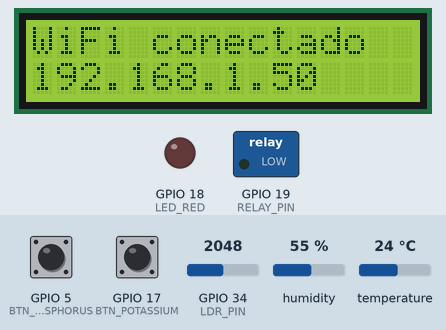
This sketch was run on a simulated ESP32. Parts: 16×2 character LCD, switched loads named in the sketch (green lamp = pin HIGH), output pins drawn as LEDs (lit = HIGH). The inputs (shaded band) are chosen by the test bench; at power-on: GPIO 5 (BTN_PHOSPHORUS) HIGH, GPIO 17 (BTN_POTASSIUM) HIGH, humidity 55 %, GPIO 34 (LDR_PIN) = 2048, temperature 24 °C. WiFi joins after 1.5 s; servers stay silent unless stated; network time is answered at once with the bench clock; the local clock reads 2024-03-15 10:24:30 at power-on unless the sketch sets it; random numbers use the default seed unless the sketch sets one; no MQTT or app messages arrive unless stated; what the sketch prints to the serial monitor is not drawn.

Above: at 1.7 s.
4.4 s: GPIO 5 (BTN_PHOSPHORUS) pulled LOW for 2.1 s
At 7.2 s:
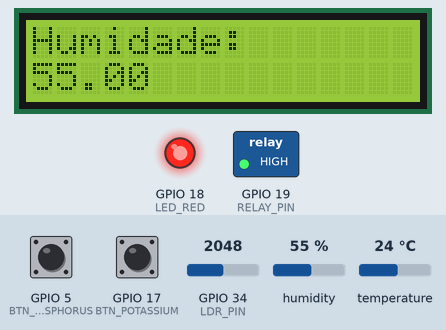
10.7 s: GPIO 17 (BTN_POTASSIUM) pulled LOW for 2.1 s
At 11.9 s:
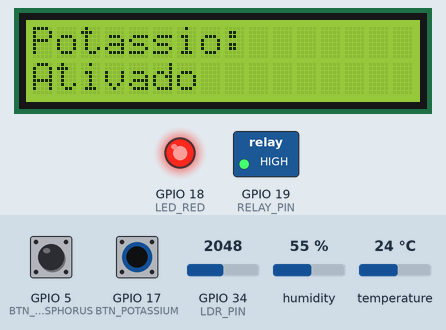
18.2 s: GPIO 5 (BTN_PHOSPHORUS) pulled LOW for 2.1 s
At 19.2 s:
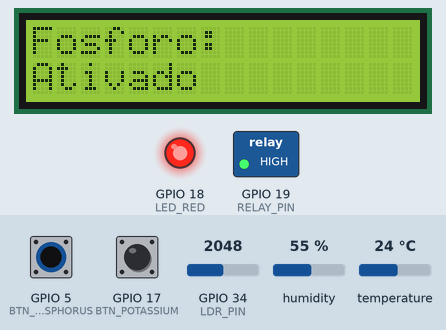
28.9 s: humidity set to 22 %
At 34.4 s:
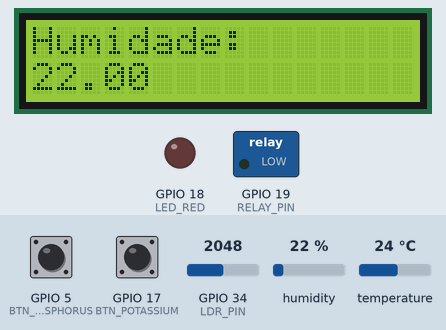
36.2 s: GPIO 34 (LDR_PIN) set to 1460
At 44.1 s:
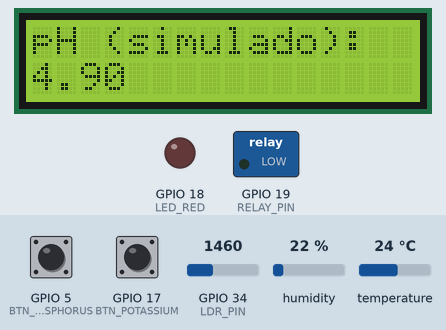
44.8 s: GPIO 17 (BTN_POTASSIUM) pulled LOW for 2.1 s
At 46.4 s:
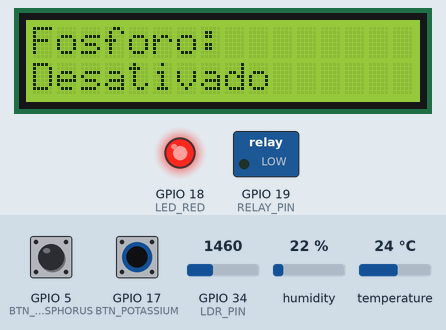
Timing chart, 0 to 49.8 s (numbered marks = the images above; inputs shaded):
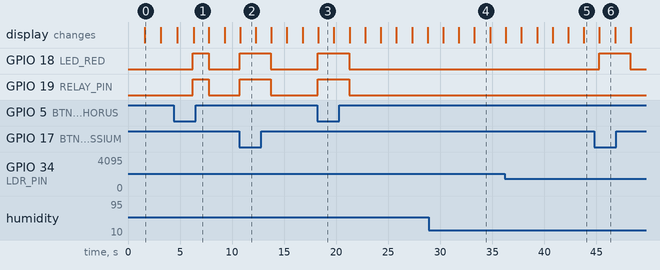

Measured:
- after the input at 4.4 s, GPIO 18 (LED_RED), GPIO 19 (RELAY_PIN): LOW → HIGH after 1.8 s, → LOW 1.5 s later
- after the input at 10.7 s, GPIO 18 (LED_RED), GPIO 19 (RELAY_PIN): LOW → HIGH at once, → LOW 3.0 s later
- after the input at 18.2 s, GPIO 18 (LED_RED), GPIO 19 (RELAY_PIN): LOW → HIGH after 0.05 s, → LOW 3.0 s later
- after the input at 44.8 s, GPIO 18 (LED_RED): LOW → HIGH after 0.47 s, → LOW 3.0 s later
- what the display in image 0 shows lasts 1.6 s, from 1.6 s to 3.2 s

The sketch:

sketch.ino
```cpp
#include <DHT.h>
#include <WiFi.h>
#include <PubSubClient.h>
#include <ArduinoJson.h>
#include <WiFiUdp.h>
#include <NTPClient.h>
#include <LiquidCrystal_I2C.h>

struct DateTime {
  char date[11]; // 1 - SUBSTITUÍ STRING POR CHAR[] PARA ECONOMIZAR MEMÓRIA.
  char time[9];
};

// Credenciais da rede WiFi
const char* ssid = "Wokwi-GUEST";
const char* password = "";

// Endereço do servidor MQTT
const char* mqtt_server = "broker.mqtt-dashboard.com";
WiFiClient espClient;
PubSubClient client(espClient);

unsigned long lastMsg = 0;
#define MSG_BUFFER_SIZE (200)
char msg[MSG_BUFFER_SIZE];

const uint16_t mqtt_port = 1883; // 2 - USANDO UINT16_T PARA ECONOMIZAR MEMÓRIA.

#define DHTPIN 23
#define DHTTYPE DHT22
#define LDR_PIN 34
#define BTN_PHOSPHORUS 5
#define BTN_POTASSIUM 17
#define RELAY_PIN 19
#define LED_RED 18

// Inicialização do objeto para o sensor DHT
DHT dht(DHTPIN, DHTTYPE);

// Inicialização do objeto LCD
LiquidCrystal_I2C LCD = LiquidCrystal_I2C(0x27, 16, 2);

uint16_t moistureThreshold = 600; // 3 - REPRESENTANDO UMIDADE COMO INTEIRO (600 = 60.0%).
uint16_t phMin = 60; // 4 - pH REPRESENTADO COMO INTEIRO (6.0 -> 60).
uint16_t phMax = 80; // 4 - pH REPRESENTADO COMO INTEIRO (8.0 -> 80).

uint8_t phosphorusDetected = 0; // 5 - USANDO UINT8_T PARA FLAGS BOOLEANAS.
uint8_t potassiumDetected = 0;
uint8_t irrigation = 0;

WiFiUDP udp;
NTPClient timeClient(udp, "pool.ntp.org", 0, 3600 * 24);

// Impressão dados no display LCD
void displayLCD(String text, String text1){
  LCD.setCursor(0, 0);
  LCD.println(text);

  LCD.setCursor(0, 1);
  LCD.println(text1);
}

// Função para conectar à rede Wi-Fi
void setup_wifi() {
  Serial.println();

  Serial.print("Conectando na rede WiFi: ");
  Serial.println(ssid);

  displayLCD("Conectando WiFi", ssid);

  WiFi.mode(WIFI_STA);
  WiFi.begin(ssid, password);

  while (WiFi.status() != WL_CONNECTED) {
    delay(500);
    Serial.print("...");
  }

  Serial.println("\nWiFi conectado");
  Serial.print("Endereço IP: ");

  // Correção: converter o IP para String
  IPAddress ip_WiFi = WiFi.localIP(); // Endereço IP
  String ipString = ip_WiFi.toString(); // Converter para String

  Serial.println(ipString);

  LCD.clear();
  displayLCD("WiFi conectado", ipString);
  delay(1500);
}

// Função para conectar ao servidor MQTT
void reconnect() {

  while (!client.connected()) {
    Serial.println("Tentando conectar ao MQTT...");

    LCD.clear();
    displayLCD("Conectando...", "MQTT Server");
    delay(1500);

    char clientId[25];
    snprintf(clientId, sizeof(clientId), "ESP32Client-%04X", random(0xffff)); // 6 - USANDO SNPRINTF PARA SEGURANÇA.

    if (client.connect(clientId)) {
      Serial.println("MQTT conectado");

      LCD.clear();
      displayLCD("MQTT Server", "Conectado");
      delay(1500);

      client.subscribe("inTopic");
    } else {
      Serial.print("Falha, código de retorno=");
      Serial.print(client.state());

      LCD.clear();
      displayLCD("MQTT Server", "Não conectado");

      Serial.println(". Tentando novamente em 5 segundos...");
      delay(5000);
    }
  }
}

// Função para configurar os pinos de entrada e saída
void setup_pins() {
  pinMode(LDR_PIN, INPUT);
  pinMode(BTN_PHOSPHORUS, INPUT_PULLUP);
  pinMode(BTN_POTASSIUM, INPUT_PULLUP);
  pinMode(RELAY_PIN, OUTPUT);
  pinMode(LED_RED, OUTPUT);

  digitalWrite(RELAY_PIN, LOW);
  digitalWrite(LED_RED, LOW);
}

// Função para ler os sensores de umidade (DHT) e pH (simulado pelo LDR)
void read_sensors(uint16_t &humidity, uint16_t &phValue) {
  float rawHumidity = dht.readHumidity();
  humidity = (uint16_t)(rawHumidity * 10); // 3 - CONVERTENDO PARA INTEIRO (60.0 -> 600).
  int ldrValue = analogRead(LDR_PIN);
  phValue = (uint16_t)map(ldrValue, 0, 4095, 0, 140); // 4 - CONVERTENDO pH (0 -> 14.0 -> 140).
}

// Função para verificar a detecção de nutrientes (Fósforo e Potássio)
void check_nutrients() {
  phosphorusDetected = !digitalRead(BTN_PHOSPHORUS);
  potassiumDetected = !digitalRead(BTN_POTASSIUM);
}

// Função para controlar o LED vermelho, indicando se há nutrientes detectados
void control_red_led() {
  digitalWrite(LED_RED, phosphorusDetected || potassiumDetected);
}

// Função para controlar o relé de irrigação com base na umidade, pH e nutrientes
void control_relay(uint16_t humidity, uint16_t phValue) {
  if (humidity < moistureThreshold && phValue >= phMin && phValue <= phMax && (phosphorusDetected || potassiumDetected)) {
    digitalWrite(RELAY_PIN, HIGH);
    irrigation = 1;
  } else {
    digitalWrite(RELAY_PIN, LOW);
    irrigation = 0;
  }
}

// Função para obter a data e hora atual via NTP (Network Time Protocol)
DateTime get_current_time() {
  timeClient.update();
  int32_t offset = -3 * 3600;
  unsigned long localTime = timeClient.getEpochTime() + offset;
  time_t time = (time_t)localTime;
  struct tm *ptm = gmtime(&time);

  DateTime dt;
  snprintf(dt.date, sizeof(dt.date), "%02d/%02d/%04d", ptm->tm_mday, ptm->tm_mon + 1, ptm->tm_year + 1900);
  snprintf(dt.time, sizeof(dt.time), "%02d:%02d:%02d", ptm->tm_hour, ptm->tm_min, ptm->tm_sec);

  return dt;
}

// Função para enviar dados dos sensores para o servidor MQTT
void send_mqtt_data(uint16_t humidity, uint16_t phValue, const char* date, const char* time) {
  StaticJsonDocument<200> doc;
  doc["humidade"] = humidity / 10.0; // 3 - CONVERTENDO DE VOLTA PARA FLOAT.
  doc["ph"] = phValue / 10.0; // 4 - CONVERTENDO DE VOLTA PARA FLOAT.
  doc["fosforo"] = phosphorusDetected ? "1" : "0";
  doc["potassio"] = potassiumDetected ? "1" : "0";
  doc["data"] = date;
  doc["hora"] = time;
  doc["irrigacao"] = irrigation;

  serializeJson(doc, msg);
  client.publish("farmTechSolutions", msg);
}

// Função para configurar o display LCD
void setupDisplayLCD(){
  LCD.init();
  LCD.backlight();
}


void setup() {
  setupDisplayLCD(); // Inicializa o Display LCD
  Serial.begin(115200);
  setup_wifi(); // Conecta-se à rede Wi-Fi
  client.setServer(mqtt_server, mqtt_port); // Configura o servidor MQTT
  dht.begin(); // Inicializa o sensor DHT
  setup_pins(); // Configura os pinos de entrada/saída
  timeClient.begin(); // Inicializa o cliente NTP
}

void loop() {
  if (!client.connected()) {
    reconnect(); // Conecta-se ao servidor MQTT caso não esteja conectado
  }
  client.loop(); // Mantém a comunicação com o broker MQTT

  unsigned long now = millis();
  if (now - lastMsg > 1500) {
    lastMsg = now;

    uint16_t humidity, phValue;
    read_sensors(humidity, phValue); // Lê os sensores
    check_nutrients(); // Verifica os nutrientes
    control_red_led(); // Controla o LED vermelho
    control_relay(humidity, phValue); // Controla o relé de irrigação

    DateTime currentTime = get_current_time(); // Obtém a data e hora atual

    // Exibe os dados no Serial Monitor
    Serial.println(" ");
    Serial.print("Umidade: ");
    Serial.print(humidity / 10.0);
    Serial.println("%");
    Serial.print("pH (simulado pelo LDR): ");
    Serial.println(phValue / 10.0);
    Serial.print("Fósforo: ");
    Serial.println(phosphorusDetected ? "Ativado" : "Desativado");
    Serial.print("Potássio: ");
    Serial.println(potassiumDetected ? "Ativado" : "Desativado");
    Serial.println(irrigation ? "Irrigação: Ativado" : "Irrigação: Desativado");
    Serial.print("Data: ");
    Serial.println(currentTime.date);
    Serial.print("Hora: ");
    Serial.println(currentTime.time);

    send_mqtt_data(humidity, phValue, currentTime.date, currentTime.time); // Envia os dados via MQTT

    static int flag_Display = 0; // Declaração fora do switch

    // Converte os valores para String para exibição
    String h = String(humidity / 10.0);
    String ph = String(phValue / 10.0);


    // Alterna o conteúdo do display a cada iteração
    switch (flag_Display) {
      case 0:
        LCD.clear();
        displayLCD("Humidade: ", h);
        break;

      case 1:
        LCD.clear();
        displayLCD("pH (simulado): ", ph);
        break;

      case 2:
        LCD.clear();
        displayLCD("Fosforo: ", phosphorusDetected ? "Ativado" : "Desativado");
        break;

      case 3:
        LCD.clear();
        displayLCD("Potassio: ", potassiumDetected ? "Ativado" : "Desativado");
        break;

      case 4:
        LCD.clear();
        displayLCD("Irrigacao: ", irrigation ? "Ativado" : "Desativado");
        break;

      case 5:
        LCD.clear();
        displayLCD(currentTime.time, currentTime.date);
        break;
    }

    // Incrementa flag_Display em 1
    flag_Display = flag_Display + 1;

    // Se flag_Display for 6, reinicia para 0
    if (flag_Display >= 6) {
      flag_Display = 0;
    }
  }
}
```
